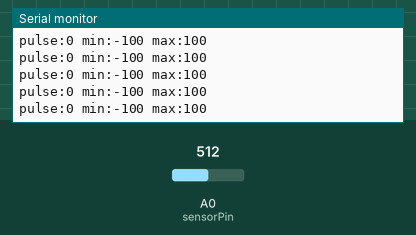
Simulated run of this sketch. Board: Arduino Uno, built with avr-gcc and run on an emulated ATmega328P. On the bench: the last lines printed to the serial monitor. The test bench sets the inputs (shaded band); at power-on: A0 (sensorPin) = 512.

Above: at 1.2 s.
1.3 s: A0 (sensorPin) set to 716
At 2.1 s:
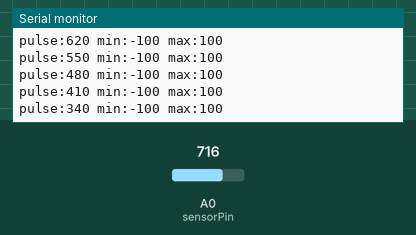
4.3 s: A0 (sensorPin) set to 900
At 5.4 s:
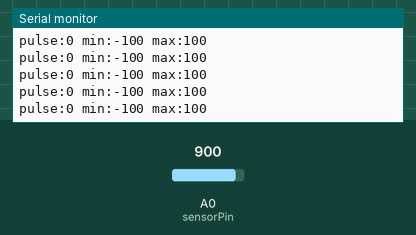
7.3 s: A0 (sensorPin) set to 306
At 7.8 s:
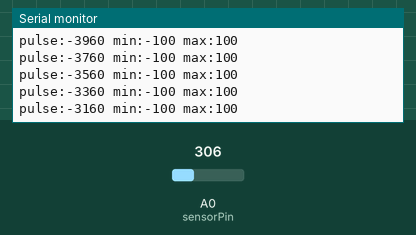
10.3 s: A0 (sensorPin) set to 122
At 10.9 s:
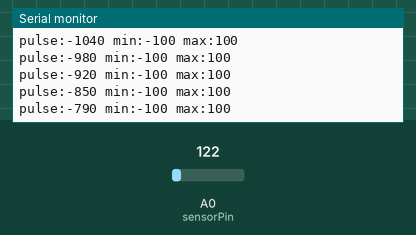
13.3 s: A0 (sensorPin) set to 0
At 14.3 s:
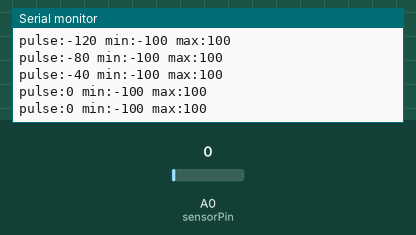
16.3 s: A0 (sensorPin) set to 511
At 17.4 s:
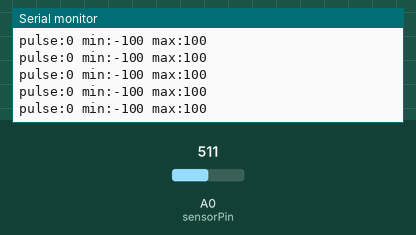
Timing chart, 0 to 19.3 s (numbered marks = the images above; inputs shaded):
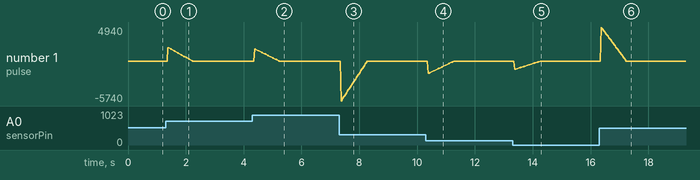

The sketch:

pulseMeasure.ino
```cpp
const int sensorPin = A0;

const int smoothing = 30;
int readings[smoothing];
int indexPos = 0;
long total = 0;

void setup() {
  Serial.begin(9600);

  for (int i = 0; i < smoothing; i++) {
    readings[i] = analogRead(sensorPin);
    total += readings[i];
  }
}

void loop() {
  int raw = analogRead(sensorPin);

  total -= readings[indexPos];
  readings[indexPos] = raw;
  total += readings[indexPos];

  indexPos++;
  if (indexPos >= smoothing) {
    indexPos = 0;
  }

  int baseline = total / smoothing;
  int pulseSignal = raw - baseline;

  // Increase this if the pulse is still too small
  int amplifiedPulse = pulseSignal * 10;

  // Serial Plotter output with forced scale
  Serial.print("pulse:");
  Serial.print(amplifiedPulse);
  Serial.print(" ");
  Serial.print("min:");
  Serial.print(-100);
  Serial.print(" ");
  Serial.print("max:");
  Serial.println(100);

  delay(10);
}
```

Measured:
- after the input at 1.3 s, the serial monitor: prints a new line after 0.08 s (image 1)
- after the input at 4.3 s, the serial monitor: prints a new line after 0.08 s (image 2)
- after the input at 7.3 s, the serial monitor: prints a new line after 0.07 s (image 3)
- after the input at 10.3 s, the serial monitor: prints a new line after 0.08 s (image 4)
- after the input at 13.3 s, the serial monitor: prints a new line after 0.08 s (image 5)
- after the input at 16.3 s, the serial monitor: prints a new line after 0.06 s (image 6)
